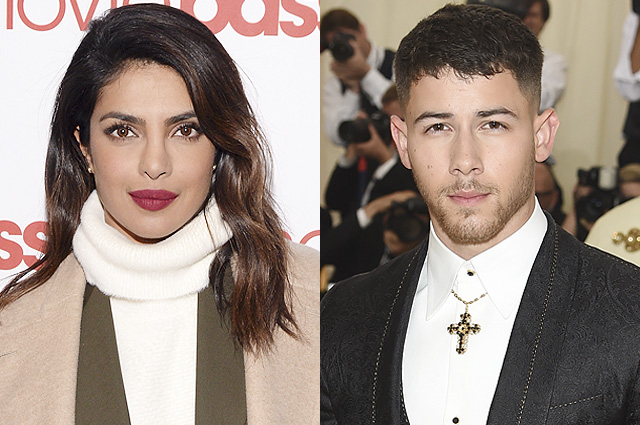
#> input picture images/swap2.jpg, 640 x 425 px
$ python face_swap.py
#> lines starting #> are read from the running program, lines starting #| are printed output that depends on the picture; after the words box and inside, x2 and y2 are one past the last pixel; in counts of white or black regions, pixels touching at a corner belong together
import cv2
import numpy as np
import time

def generate_mask(sz):
    mask = np.zeros((sz, sz), dtype=np.uint8)
    k = 0.6
    left = int(sz * k) // 2
    right = sz // 2
    cv2.circle(mask, (sz // 2, sz // 2), left, 255, -1)
    for r in range(left, right):
        color = 255 * (sz // 2 - r) / int(sz * (1 - k) / 2)
        cv2.circle(mask, (sz // 2, sz // 2), r, color, 2)
    return mask

def swap_faces(image, box1, box2, flip=False):
    h, w, c = image.shape
    mask = generate_mask(100)
    #cv2.imshow("mask", mask)
    x1, y1, w1, h1 = box1
    x2, y2, w2, h2 = box2
    dy = int(h1 * 0.1)
    y1 = max(y1 - dy, 0)
    h1 = min(h1 + 2*dy, h)
    dy = int(h2 * 0.1)
    y2 = max(y2 - dy, 0)
    h2 = min(h2 + 2*dy, h)

    face1 = image[y1:y1+h1, x1:x1+w1]
    face2 = image[y2:y2+h2, x2:x2+w2]
    if flip:
        face1 = cv2.flip(face1, 1)
        face2 = cv2.flip(face2, 1)

    swap1 = cv2.resize(face2, (w1, h1))
    swap2 = cv2.resize(face1, (w2, h2))

    mask1 = cv2.resize(mask, (w1, h1))
    mask2 = cv2.resize(mask, (w2, h2))
    #cv2.imshow("mask1", swap1)
    #cv2.imshow("mask2", swap2)

    for c in range(0, 3):
        image[y1:y1+h1, x1:x1+w1, c] = swap1[:h1, :w1, c] * (mask1 / 255) + image[y1:y1+h1, x1:x1+w1, c] * (1 - (mask1 / 255))
        image[y2:y2+h2, x2:x2+w2, c] = swap2[:h2, :w2, c] * (mask2 / 255) + image[y2:y2+h2, x2:x2+w2, c] * (1 - (mask2 / 255))


# Load the cascade
face_cascade = cv2.CascadeClassifier('haar.xml')
# Read the input image
inputfile = 'images/swap2.jpg'
name = inputfile.split(".")[0]
ext = inputfile.split(".")[1]
outfile = name + "_swapped." + ext
img = cv2.imread(inputfile)
#> img is the input picture: shape (425, 640, 3); mean B, G, R 127.8, 136.7, 150.9
start_time = time.time()
h, w = img.shape[:2]
#> h = 425; w = 640
w1 = 800
scale = w1 / w
#> scale = 1.25
h1 = int(h * scale)
#> h1 = 531
new_size = (w1, h1)
#> new_size = (800, 531)
img = cv2.resize(img, new_size)
#> img: shape (531, 800, 3)

# Convert into grayscale
gray = cv2.cvtColor(img, cv2.COLOR_BGR2GRAY)
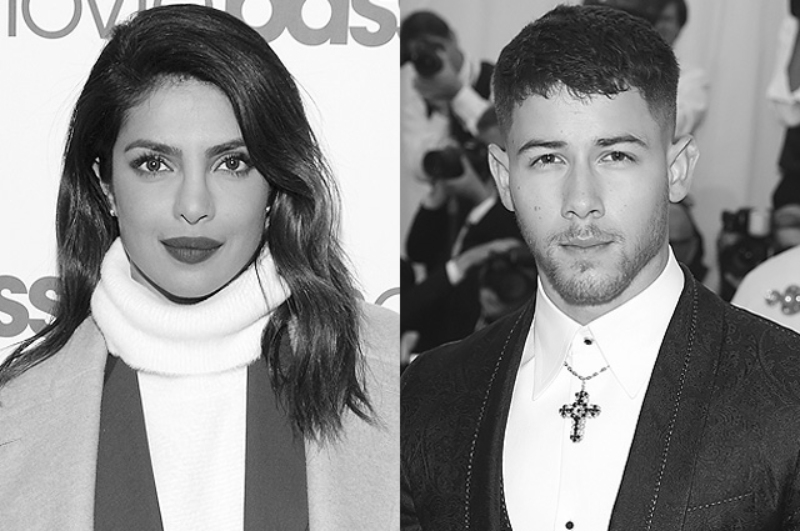
#> gray: shape (531, 800); min 2, max 255, mean 139.8
# Detect faces

faces = face_cascade.detectMultiScale(gray, 1.1, 5, minSize=(80, 80))
#> faces = [[100, 95, 185, 185], [489, 86, 185, 185]]
faces = sorted(faces, key=lambda x: x[3], reverse=True)

if len(faces) >= 2:
    face0 = faces[0]
#> face0 = [100, 95, 185, 185]
    face1 = faces[1]
#> face1 = [489, 86, 185, 185]
    swap_faces(img, face0, face1, flip=True)
#> in generate_mask, `cv2.circle(mask, (sz // 2, sz // 2), left, 255, -1)`:
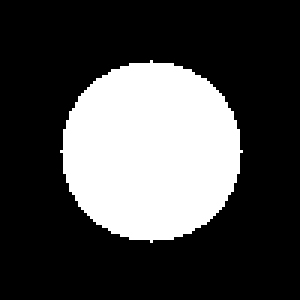
#> mask: shape (100, 100) (shown 3 times larger); 28.2% white; 1 white region, box (x1, y1, x2, y2) and area: (20, 20, 81, 81) 2821
#> after the loop in generate_mask, `for r in range(left, right):`:
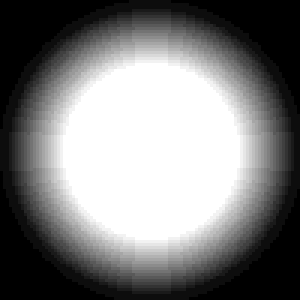
#> mask: shape (100, 100) (shown 3 times larger); min 0, max 255, mean 125.2
#> in swap_faces, `x1, y1, w1, h1 = box1`: x1 = 100; y1 = 95; w1 = 185
#> in swap_faces, `x2, y2, w2, h2 = box2`: x2 = 489; y2 = 86; w2 = 185
#> in swap_faces, `dy = int(h1 * 0.1)`: dy = 18
#> in swap_faces, `y1 = max(y1 - dy, 0)`: y1 = 77
#> in swap_faces, `h1 = min(h1 + 2*dy, h)`: h1 = 221
#> in swap_faces, `y2 = max(y2 - dy, 0)`: y2 = 68
#> in swap_faces, `h2 = min(h2 + 2*dy, h)`: h2 = 221
#> in swap_faces, `face1 = cv2.flip(face1, 1)`:
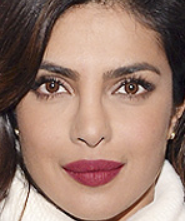
#> face1: shape (221, 185, 3); mean B, G, R 113.5, 127, 157.2
#> in swap_faces, `face2 = cv2.flip(face2, 1)`:
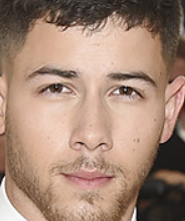
#> face2: shape (221, 185, 3); mean B, G, R 117.3, 134.6, 163.7
#> in swap_faces, `mask1 = cv2.resize(mask, (w1, h1))`:
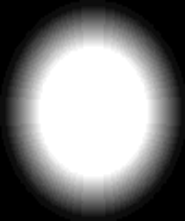
#> mask1: shape (221, 185); min 0, max 255, mean 125.2
#> after the loop in swap_faces, `for c in range(0, 3):`:
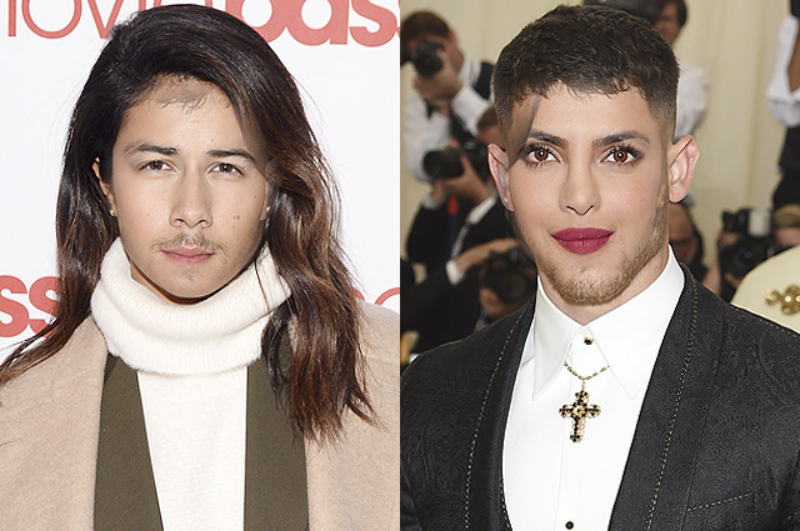
#> image: shape (531, 800, 3); mean B, G, R 127.7, 136.5, 150.7
    #cv2.imwrite(outfile, img)
# Draw rectangle around the faces
#for (x, y, w, h) in faces:
#    cv2.rectangle(img, (x, y), (x+w, y+h), (255, 0, 0), 2)
# Display the output
duration = time.time() - start_time
print(duration)

cv2.imshow('img', img)

cv2.waitKey()

$ run again, with images/swap1.jpg copied over images/swap2.jpg
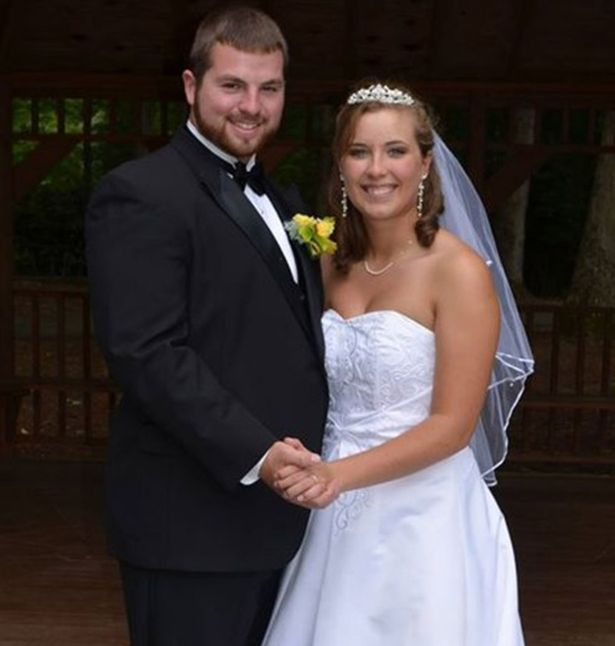
#> input picture images/swap1.jpg, 615 x 646 px
#> img is the input picture: shape (646, 615, 3); mean B, G, R 56.9, 58, 67.6
#> img: shape (840, 800, 3)
#> `gray = cv2.cvtColor(img, cv2.COLOR_BGR2GRAY)`:
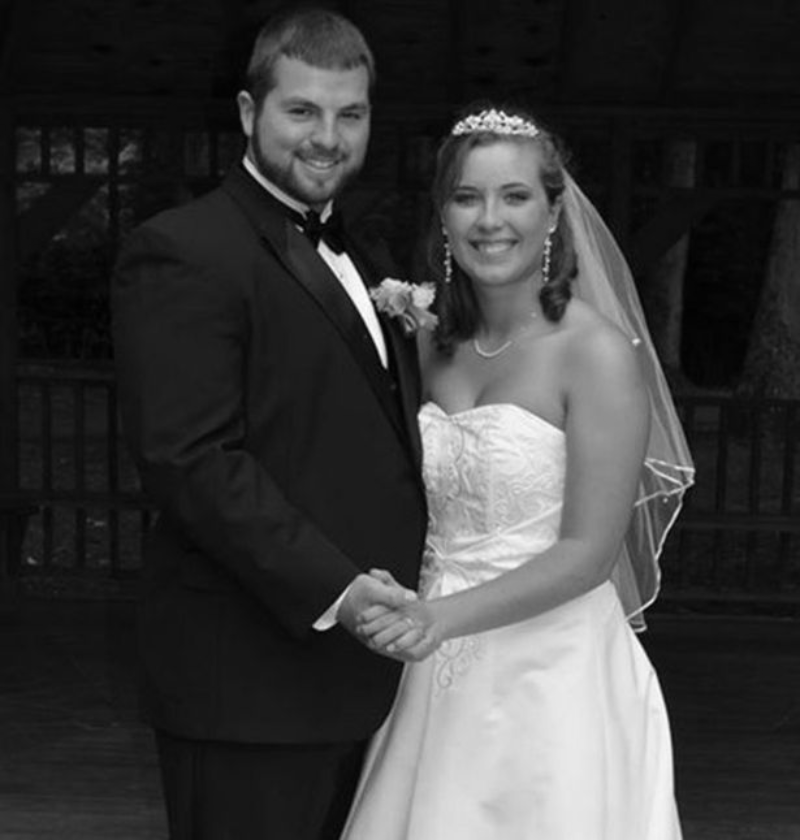
#> gray: shape (840, 800); min 0, max 253, mean 60.6
#> `faces = face_cascade.detectMultiScale(gray, 1.1, 5, minSize=(80, 80))`: faces = [[561, 263, 90, 90], [262, 65, 126, 126], [429, 146, 132, 132]]
#> `faces = sorted(faces, key=lambda x: x[3], reverse=True)`: faces = [[429, 146, 132, 132], [262, 65, 126, 126], [561, 263, 90, 90]]
#> face0 = [429, 146, 132, 132]
#> `face1 = faces[1]`: face1 = [262, 65, 126, 126]
#> in swap_faces, `x1, y1, w1, h1 = box1`: x1 = 429; y1 = 146; w1 = 132
#> in swap_faces, `x2, y2, w2, h2 = box2`: x2 = 262; y2 = 65; w2 = 126
#> in swap_faces, `dy = int(h1 * 0.1)`: dy = 13
#> in swap_faces, `y1 = max(y1 - dy, 0)`: y1 = 133
#> in swap_faces, `h1 = min(h1 + 2*dy, h)`: h1 = 158
#> in swap_faces, `dy = int(h2 * 0.1)`: dy = 12
#> in swap_faces, `y2 = max(y2 - dy, 0)`: y2 = 53
#> in swap_faces, `h2 = min(h2 + 2*dy, h)`: h2 = 150
#> in swap_faces, `face2 = cv2.flip(face2, 1)`:
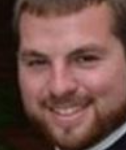
#> face2: shape (150, 126, 3); mean B, G, R 71.6, 78.3, 112.5

$ run again, with images/swap3.jpg copied over images/swap2.jpg
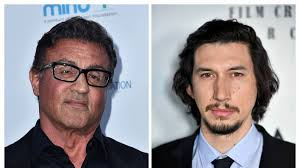
#> input picture images/swap3.jpg, 300 x 168 px
#> img is the input picture: shape (168, 300, 3); mean B, G, R 145.9, 141.8, 146.9
#> img: shape (448, 800, 3)
#> `gray = cv2.cvtColor(img, cv2.COLOR_BGR2GRAY)`:
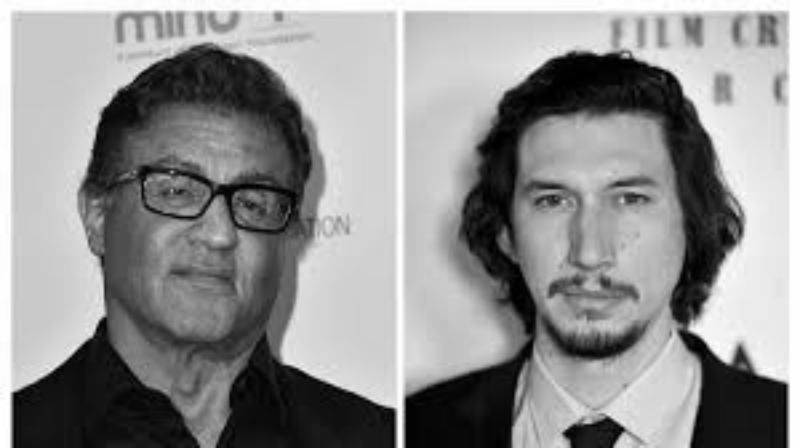
#> gray: shape (448, 800); min 0, max 255, mean 143.7
#> `faces = face_cascade.detectMultiScale(gray, 1.1, 5, minSize=(80, 80))`: faces = [[481, 117, 217, 217], [97, 114, 225, 225]]
#> `faces = sorted(faces, key=lambda x: x[3], reverse=True)`: faces = [[97, 114, 225, 225], [481, 117, 217, 217]]
#> face0 = [97, 114, 225, 225]
#> `face1 = faces[1]`: face1 = [481, 117, 217, 217]
#> in swap_faces, `x1, y1, w1, h1 = box1`: x1 = 97; y1 = 114; w1 = 225
#> in swap_faces, `x2, y2, w2, h2 = box2`: x2 = 481; y2 = 117; w2 = 217
#> in swap_faces, `dy = int(h1 * 0.1)`: dy = 22
#> in swap_faces, `y1 = max(y1 - dy, 0)`: y1 = 92
#> in swap_faces, `h1 = min(h1 + 2*dy, h)`: h1 = 269
#> in swap_faces, `dy = int(h2 * 0.1)`: dy = 21
#> in swap_faces, `y2 = max(y2 - dy, 0)`: y2 = 96
#> in swap_faces, `h2 = min(h2 + 2*dy, h)`: h2 = 259
#> after the loop in swap_faces, `for c in range(0, 3):`:
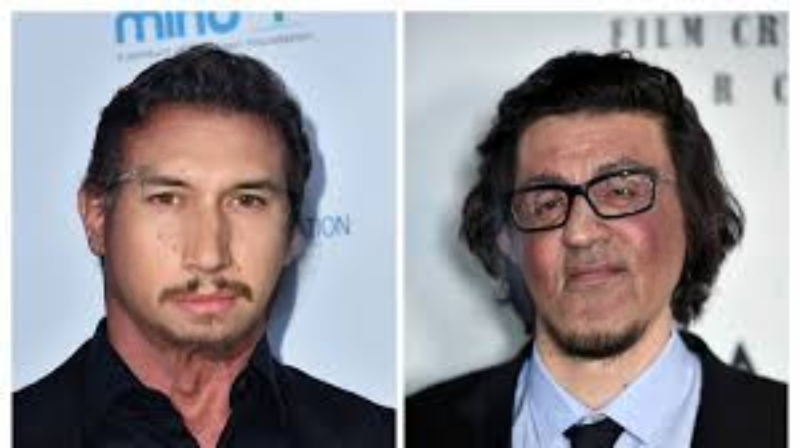
#> image: shape (448, 800, 3); mean B, G, R 145.8, 141.7, 146.9
